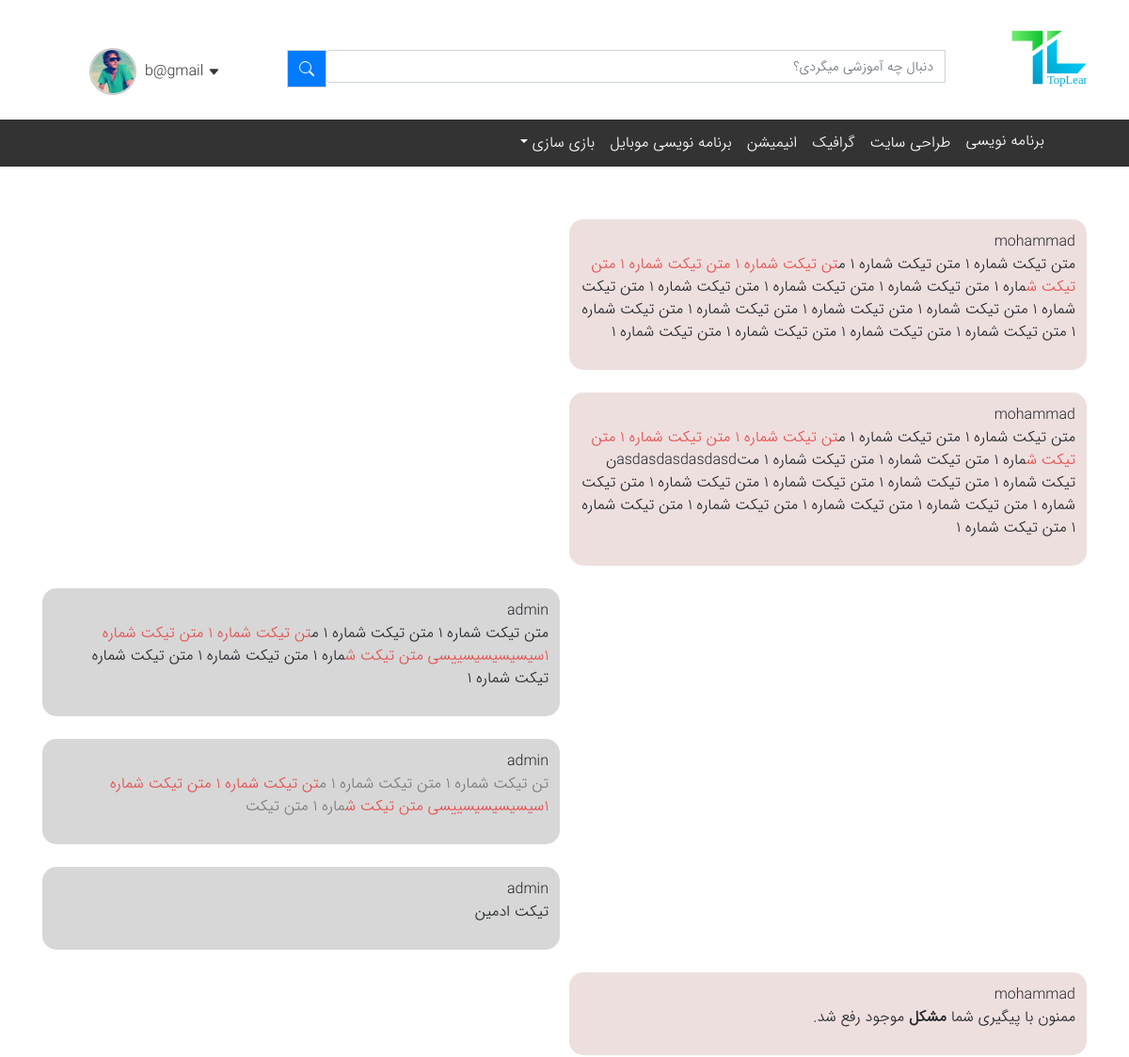
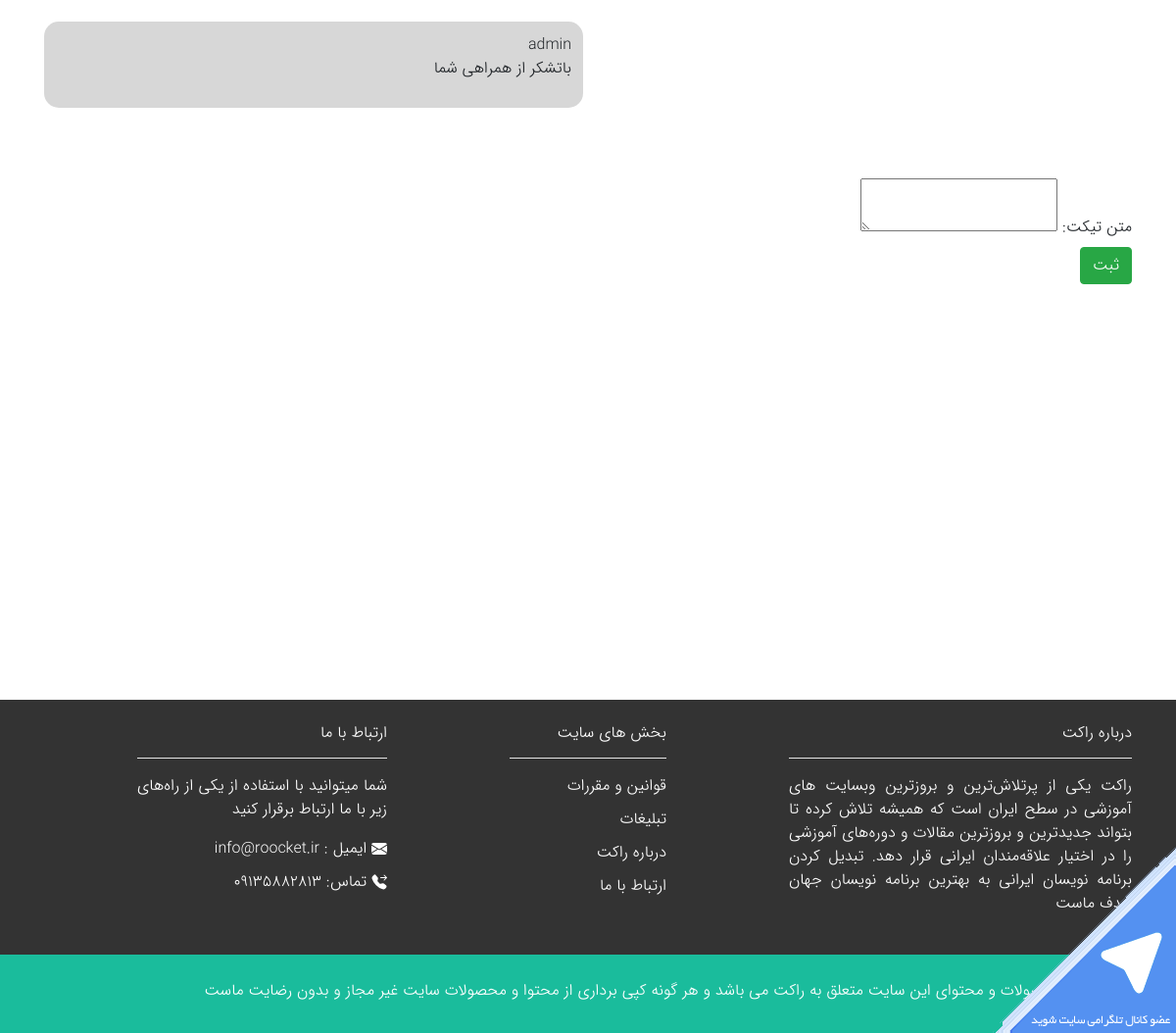
Screenshot of /pages/ticket_detail.php?main=5 (signed in) with the database file from the repository (2 pictures, top to bottom).
### tables this page shows
CREATE TABLE IF NOT EXISTS `ticket` (
  `id` int(11) NOT NULL AUTO_INCREMENT,
  `title` varchar(255) NOT NULL,
  `description` text NOT NULL,
  `sender` int(11) NOT NULL,
  `reply` int(11) NOT NULL,
  `main` int(11) DEFAULT NULL,
  `time` bigint(20) UNSIGNED NOT NULL,
  PRIMARY KEY (`id`)
);

CREATE TABLE IF NOT EXISTS `user` (
  `id` int(11) NOT NULL AUTO_INCREMENT,
  `name` varchar(255) NOT NULL,
  `email` varchar(255) NOT NULL,
  `password` varchar(255) NOT NULL,
  `role` int(11) NOT NULL DEFAULT '1',
  `status` int(11) NOT NULL DEFAULT '0',
  PRIMARY KEY (`id`)
);

### pages/ticket_detail.php (the view, shortened to what this page needs)
<?php
include '../config/db.php';
$main = $_GET["main"];
$result = $conn->prepare("SELECT ticket.*, user.name AS user_name, user.role AS user_role  FROM `ticket` LEFT JOIN user ON user.id = ticket.sender WHERE main=$main ORDER BY id ASC");
$result->execute();
$tickets = $result->fetchall(PDO::FETCH_ASSOC);
?>
<html lang="fa">
<head>
    <link rel="stylesheet" href="../css/bootstrap.css">
    <link rel="stylesheet" href="../css/style.css">
</head>
<body>
    <div class="container top-header">
        <img src="../image/logo.svg" alt="logo header" width="80px">
        <div class="search-box d-none d-lg-flex">
            <div class="input-group md-form form-sm form-1 pl-0">
                <input class="form-control my-0 py-1" type="text" style="font-size: 14px;"
                    placeholder="دنبال چه آموزشی میگردی؟" aria-label="Search">
                <div class="input-group-prepend">
                    <span style="background-color: #007bff;" class="input-group-text purple lighten-3"
                        id="basic-text1"></span>
                </div>
            </div>
        </div>
        <div class="instagram-icon">
            <nav class="navbar navbar-expand-lg" style="width: 100%; direction: ltr;">
                <div style="margin-left: -16px; margin-right: -22px;">
                    <div class="container">
                        <ul class="navbar-nav">
                            <?php if (isset($_SESSION['login'])) { ?>
                            <li class="nav-item dropdown">
                                <a style="color:#333; padding-left: 35px; margin-top: -50px;" class="nav-link" href="#"
                                    role="button" data-toggle="dropdown" aria-haspopup="true" aria-expanded="false"
                                    style="color: #fff">
                                    <svg width="0.8em" height="0.8em" viewBox="0 0 16 16" class="bi bi-caret-down-fill"
                                        fill="currentColor" xmlns="http://www.w3.org/2000/svg">
                                        <path
                                            d="M7.247 11.14L2.451 5.658C1.885 5.013 2.345 4 3.204 4h9.592a1 1 0 0 1 .753 1.659l-4.796 5.48a1 1 0 0 1-1.506 0z" />
                                    </svg>
                                    <?php echo $_SESSION['email'] ?>
                                    <img src="../image/avatar-2.jpg"
                                        style="margin-top: -13px; border-radius: 50%; border: 2px solid #ccc;"
                                        width="50px" alt="">
                                </a>
                            </li>
                            <?php } ?>
                        </ul>
                    </div>
                </div>
            </nav>
        </div>
    </div>
    <nav class="navbar navbar-expand-lg navbar-light" id="nav-menu" style="width: 100%;">
        <div class="collapse navbar-collapse" id="navbarSupportedContent"
            style="background-color: #333; margin-left: -16px; margin-right: -22px;">
            <div class="container">
                <ul class="navbar-nav">
                    <li class="nav-item active">
                        <a class="nav-link" href="#" style="color: #fff; margin-top: -2px;">برنامه نویسی</a>
                    </li>
                    <li class="nav-item">
                        <a class="nav-link" href="#" style="color: #fff">طراحی سایت</a>
                    </li>
                    <li class="nav-item active">
                        <a class="nav-link" href="#" style="color: #fff;">گرافیک</a>
                    </li>
                    <li class="nav-item active">
                        <a class="nav-link" href="#" style="color: #fff;">انیمیشن</a>
                    </li>
                    <li class="nav-item active">
                        <a class="nav-link" href="#" style="color: #fff;">برنامه نویسی موبایل</a>
                    </li>
                    <li class="nav-item dropdown">
                        <a class="nav-link dropdown-toggle" href="#" id="navbarDropdown" role="button"
                            data-toggle="dropdown" aria-haspopup="true" aria-expanded="false" style="color: #fff">
                            بازی سازی
                        </a>
                    </li>
                </ul>
            </div>
        </div>
    </nav>
    <br><br>
    <div class="container">
        <div>
            <?php foreach($tickets as $ticket){ ?>
            <div class="div_<?php if($ticket["user_role"] == 3){ ?>admin<?php }else{ ?>user<?php } ?>">
                <div class=" <?php if($ticket["user_role"] == 3){ ?>admin<?php }else{ ?>user<?php } ?>">
                    <span><?= $ticket["user_name"] ?></span>
                    <?= $ticket["description"] ?>
                </div>
            </div>
            <br>
            <?php } ?>
        </div>
        <br><br>
        <form method="post" id="comment">
            <label>متن تیکت:</label>
            <textarea name="description" class="editor"></textarea>
            <br>
            <input type="submit" class="btn btn-success" value="ثبت" name="sub">
        </form>
        <br><br>
    </div>
    <br><br><br><br><br><br><br><br><br><br><br><br><br><br><br>
    <footer>
        <div class="footer-back">
            <div class="container">
                <div class="row">
                    <div class="col-12 col-lg-4"><br>
                        <h6>درباره راکت</h6>
                        <hr class="header-caption-footer">
                        <p class="caption-footer">راکت یکی از پرتلاش‌ترین و بروزترین وبسایت های آموزشی در سطح ایران است
                            که همیشه تلاش کرده تا
                            بتواند جدیدترین و بروزترین مقالات و دوره‌های آموزشی را در اختیار علاقه‌مندان ایرانی قرار
                            دهد. تبدیل کردن برنامه نویسان ایرانی به بهترین برنامه نویسان جهان هدف ماست</p>
                    </div>
                    <div class="col-12 col-lg-1"></div>
                    <div class="col-12 col-lg-2"><br>
                        <h6>بخش های سایت</h6>
                        <hr class="header-caption-footer">
                        <a style="color: #fff; display:block;margin-top: 10px;" href="">قوانین و مقررات</a>
                        <a style="color: #fff; display:block;margin-top: 10px;"" href="">تبلیغات</a>
                    <a style=" color: #fff; display:block;margin-top: 10px;"" href="">درباره راکت</a>
                        <a style="color: #fff; display:block;margin-top: 10px;"" href="">ارتباط با ما</a>
                </div>
                <div class=" col-12 col-lg-1">
                    </div>
                    <div class="col-12 col-lg-3"><br>
                        <h6>ارتباط با ما</h6>
                        <hr class="header-caption-footer">
                        <p class="caption-footer">شما میتوانید با استفاده از یکی از راه‌های زیر با ما ارتباط برقرار کنید
                        </p>
                        <div>
                            <svg width="1em" height="1em" viewBox="0 0 16 16" class="bi bi-envelope-fill"
                                fill="currentColor" xmlns="http://www.w3.org/2000/svg">
                                <span>
                                    ایمیل :‌ info@roocket.ir
                                </span>
                        </div>
                        <div style="margin-top: 10px;">
                            <svg width="1em" height="1em" viewBox="0 0 16 16" class="bi bi-telephone-forward-fill"
                                fill="currentColor" xmlns="http://www.w3.org/2000/svg">
                                <span> تماس: 09135882813</span>
                        </div>
                        <br>
                    </div>
                </div>
                <br class="d-none d-lg-flex">
            </div>
        </div>
    </footer>
    <footer class="footer2">
        <div class="container">
            <p>کليه حقوق محصولات و محتوای اين سایت متعلق به راکت می باشد و هر گونه کپی برداری از محتوا و محصولات سایت
                غیر
                مجاز و بدون رضایت ماست</p>
        </div>
    </footer>
    <img src="image/teleg2.png" alt="" class="fixed-bottom d-none d-lg-block">
</body>
</html>

### css/style.css (style rules this page uses)
.btn { color: #fff !important; }
* { font-family: iransans; text-align: right; direction: rtl; }
a { color: #333; }
.top-header { margin-top: 30px; }
.instagram-icon img { float: left; margin-right: 9px; margin-top: -31px; }
.nav-item { padding-top: 5px; padding-bottom: 5px; }
.input-group { width: 700px; margin-right: 150px; margin-top: -40px; }
.footer-back { background-color: #333; color: #fff; }
.caption-footer { text-align: justify; }
hr { background-color: #fff !important; }
.footer2 { background-color: #1abc9c; color: #fff; padding-top: 25px; padding-bottom: 15px; }

### pages/ticket_detail.php (style rules this page uses)
.admin { width: 550px; padding: 12px; background-color: #D7D7D7; border-radius: 15px; }
.div_admin { direction: ltr; }
.user { width: 550px; padding: 12px; background-color: #EEDFDF; border-radius: 15px; }

### rows the page displays
ticket: user.name "mohammad", description "متن تیکت شماره 1 متن تیکت شماره 1 م تن تیکت شماره 1 متن تیکت شماره 1 متن تیکت ش ماره 1 متن تیکت شماره 1 متن تیکت شماره 1 متن تیکت شماره 1 متن تیکت شماره 1 متن تیکت شماره 1 متن تیکت شماره 1 متن تیکت شماره 1 متن تیکت شماره 1 متن تیکت شماره 1 متن تیکت شماره 1 متن تیکت شماره 1 متن تیکت شماره 1"
ticket: user.name "mohammad", description "متن تیکت شماره 1 متن تیکت شماره 1 م تن تیکت شماره 1 متن تیکت شماره 1 متن تیکت ش ماره 1 متن تیکت شماره 1 متن تیکت شماره 1 متasdasdasdasdasdن تیکت شماره 1 متن تیکت شماره 1 متن تیکت شماره 1 متن تیکت شماره 1 متن تیکت شماره 1 متن تیکت شماره 1 متن تیکت شماره 1 متن تیکت شماره 1 متن تیکت شماره 1 متن تیکت شماره 1"
ticket: user.name "admin", description "متن تیکت شماره 1 متن تیکت شماره 1 م تن تیکت شماره 1 متن تیکت شماره 1سیسیسیسیسییسی متن تیکت ش ماره 1 متن تیکت شماره 1 متن تیکت شماره تیکت شماره 1"
ticket: user.name "admin", description "تن تیکت شماره 1 متن تیکت شماره 1 م تن تیکت شماره 1 متن تیکت شماره 1سیسیسیسیسییسی متن تیکت ش ماره 1 متن تیکت"
ticket: user.name "admin", description "تیکت ادمین"
ticket: user.name "mohammad", description "ممنون با پیگیری شما مشکل موجود رفع شد."
ticket: user.name "admin", description "باتشکر از همراهی شما"

### other values shown
$_SESSION['email'] "b@gmail"
